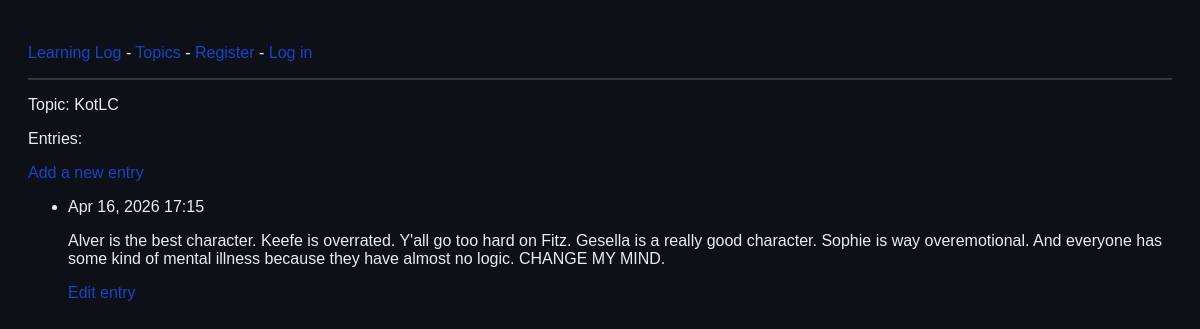
Before: /topics/3/ with the older database file.
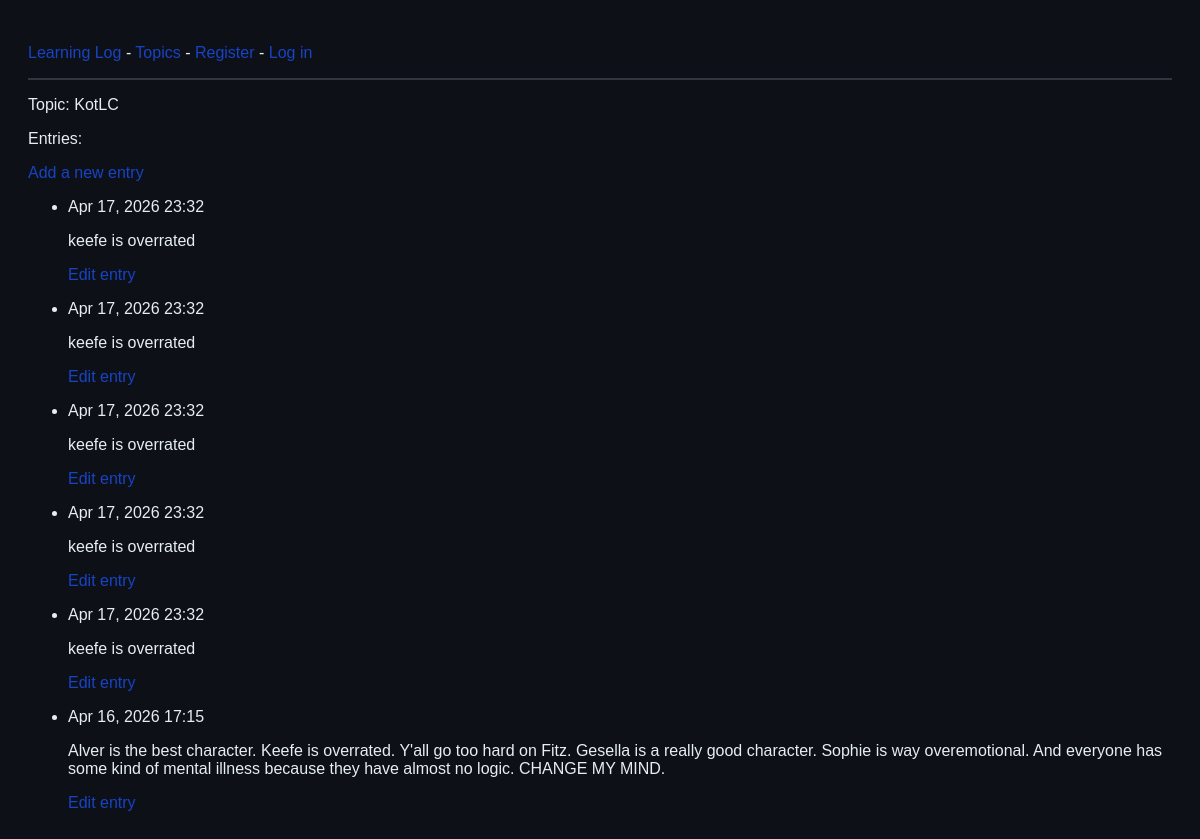
After: the same page with the newer database file.
### learning_logs/models.py (models this page shows, shortened)
class Topic(models.Model):
    text = models.CharField(max_length=200)
    date_added = models.DateTimeField(auto_now_add=True)

class Entry(models.Model):
    topic = models.ForeignKey(Topic, on_delete=models.CASCADE)
    text = models.TextField()
    date_added = models.DateTimeField(auto_now_add=True)
    class Meta:
        verbose_name_plural = 'entries'

### learning_logs/views.py (the view)
# urls.py: path('topics/<int:topic_id>/', views.topic, name='topic'),
def topic (request, topic_id):
    topic = Topic.objects.get(id=topic_id)
    entries = topic.entry_set.order_by('-date_added')
    context = {'topic': topic, 'entries': entries}
    return render(request, 'learning_logs/topic.html', context)

### learning_logs/templates/learning_logs/topic.html
{% extends 'learning_logs/base.html' %}
{% block content %}
  <p>Topic: {{ topic.text }}</p>
  <p>Entries:</p>
  <p>
    <a href="{% url 'learning_logs:new_entry' topic.id %}">Add a new entry</a>
  </p>
  <ul>
    {% for entry in entries %}
      <li>
        <p>{{entry.date_added|date:'M d, Y H:i' }}</p>
        <p>{{ entry.text|linebreaks }}</p>
        <p>
          <a href="{% url 'learning_logs:edit_entry' entry.id %}">
            Edit entry</a></p>
      </li>
    {% empty %}
      <li>There are no entries for this topic yet.</li>
    {% endfor %}
  </ul>
{% endblock content %}

### learning_logs/templates/learning_logs/base.html (shortened to what this page needs)
<!DOCTYPE html>
<html lang="en">
<head>
</head>
<body>
<p>
    <a href="{% url 'learning_logs:index' %}">Learning Log</a> -
    <a href="{% url 'learning_logs:topics' %}">Topics</a> -
    {% if user.is_authenticated %}
        Hello, {{ user.username }}.
    {% else %}
        <a href="{% url 'accounts:register' %}">Register</a> -
        <a href="{% url 'accounts:login' %}">Log in</a>
    {% endif %}
</p>
<hr>
{% block content %}{% endblock content %}
</body>
</html>

### learning_logs/templates/learning_logs/base.html (style rules this page uses)
body { background-color: #0d1117; color: #e6edf3; font-family: Arial, sans-serif; padding: 20px; }
a { color: #1843c5; text-decoration: none; }
hr { border: 1px solid #30363d; }

Changed rows visible on the page:
added Entry: date_added "Apr 17, 2026 23:32", text "keefe is overrated"
added Entry: date_added "Apr 17, 2026 23:32", text "keefe is overrated"
added Entry: date_added "Apr 17, 2026 23:32", text "keefe is overrated"
added Entry: date_added "Apr 17, 2026 23:32", text "keefe is overrated"
added Entry: date_added "Apr 17, 2026 23:32", text "keefe is overrated"
